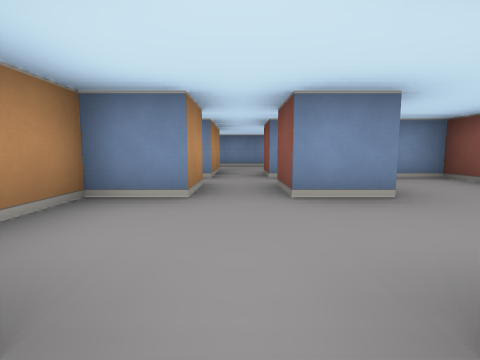
[1] (above)

22 first-person views from a walk through a cub3D maze. The camera is about half as high as the walls, tilts 6° down and sees 85° across. The floor is counted in squares. Each view is taken from the middle of a square. On the plan, view 1 faces up. The plan holds only what a view shows up to about 9 squares ahead; the rest is blank. The place goes on beyond the plan.

[2]
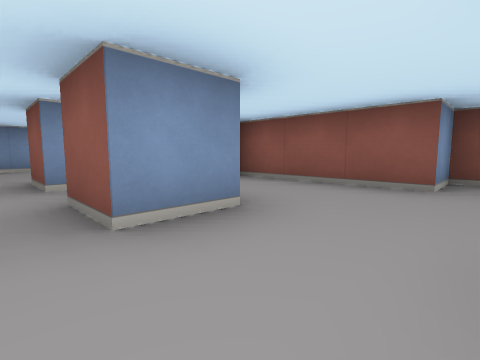

[3]
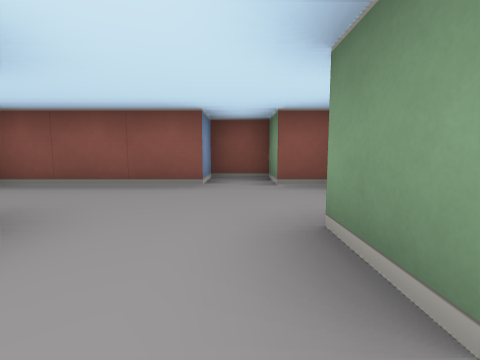

[4]
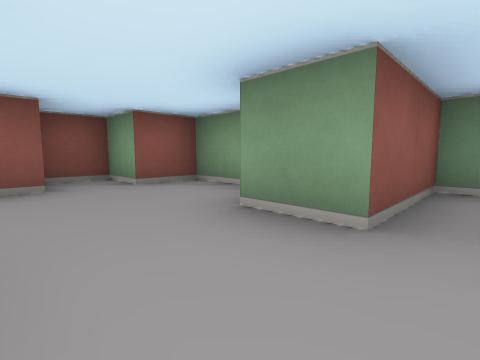

[5]
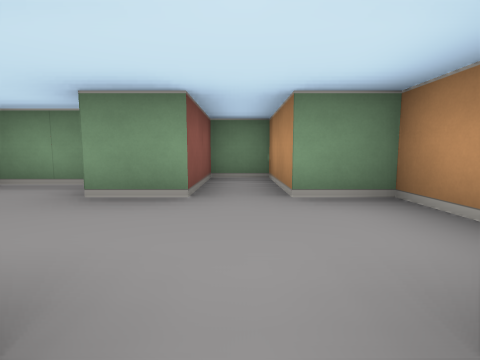

[6]
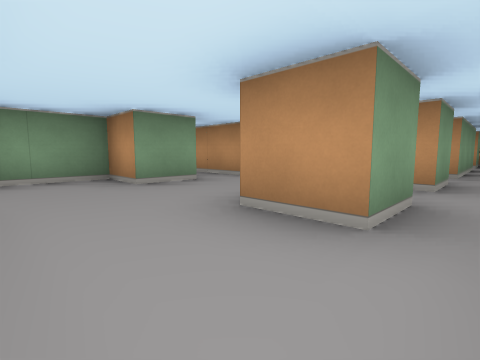

[7]
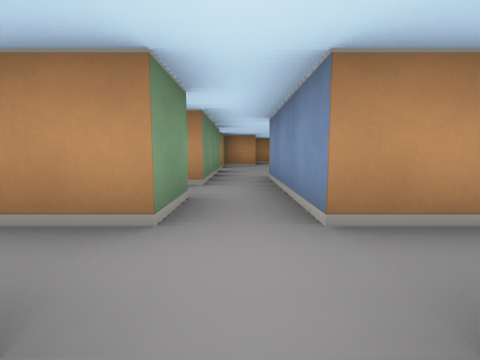

[8]
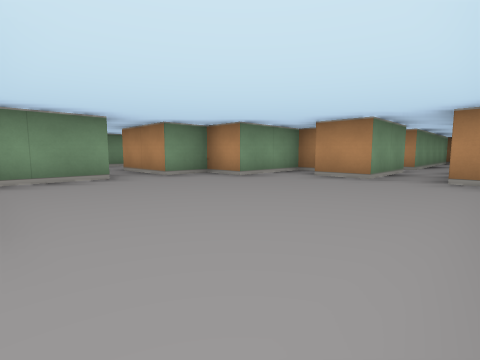

[9]
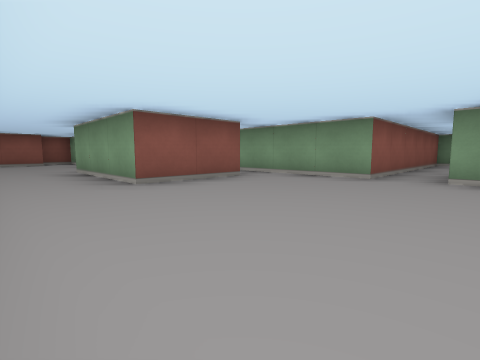

[10]
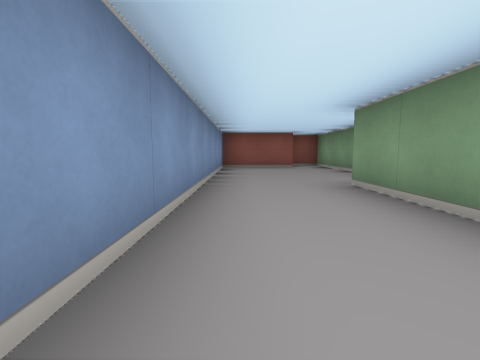

[11]
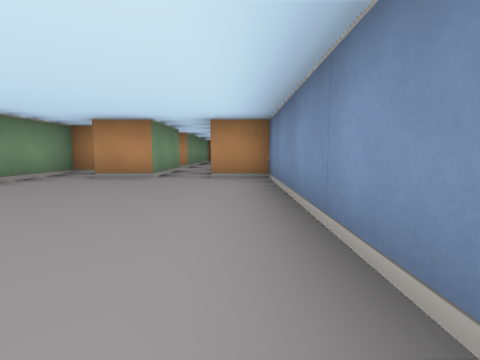

[12]
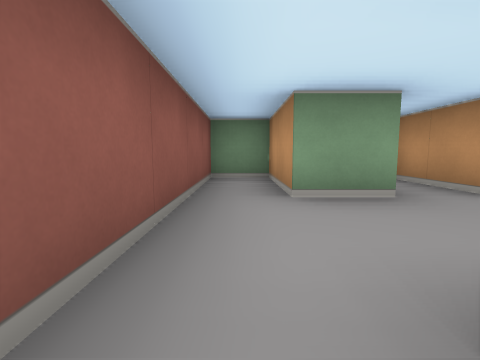

[13]
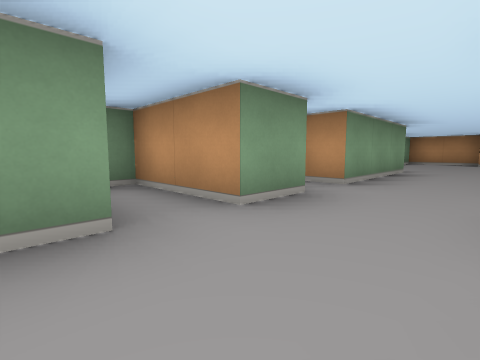

[14]
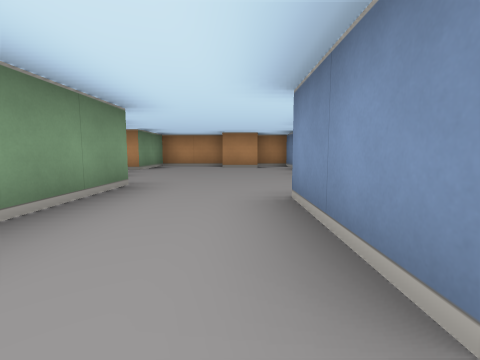

[15]
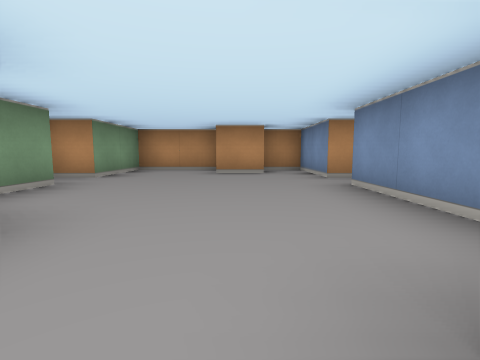

[16]
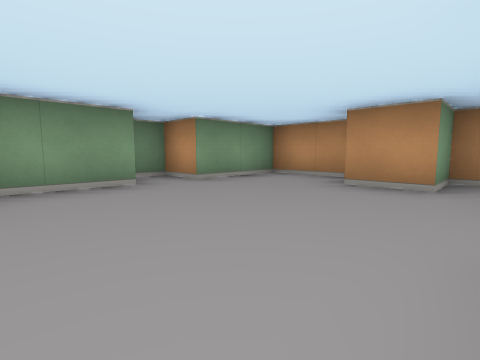

[17]
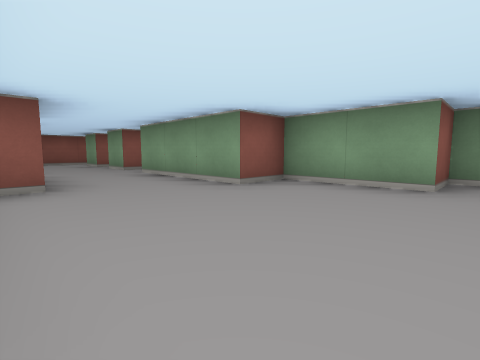

[18]
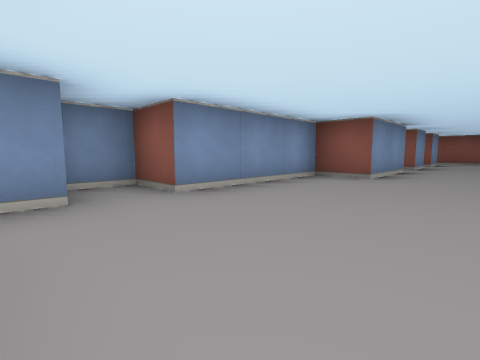

[19]
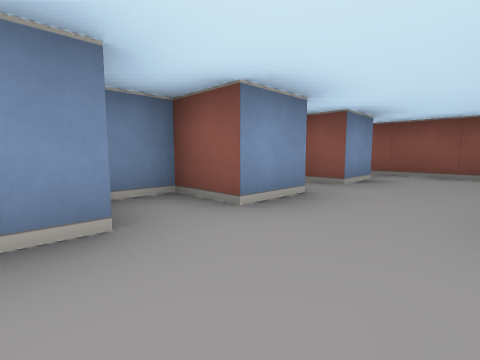

[20]
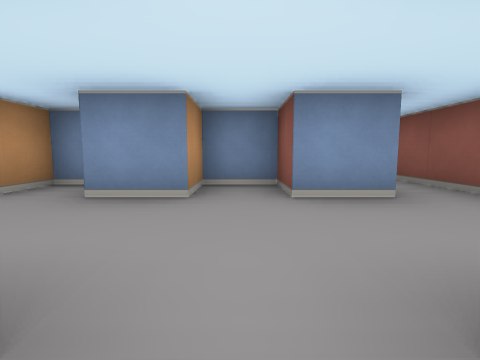

[21]
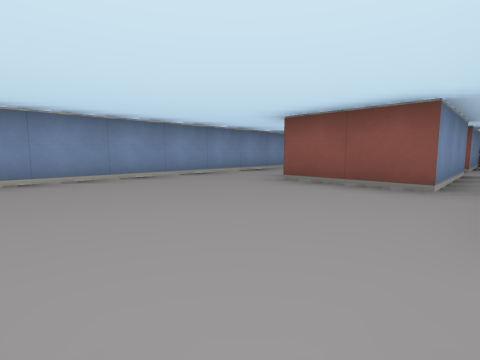

[22]
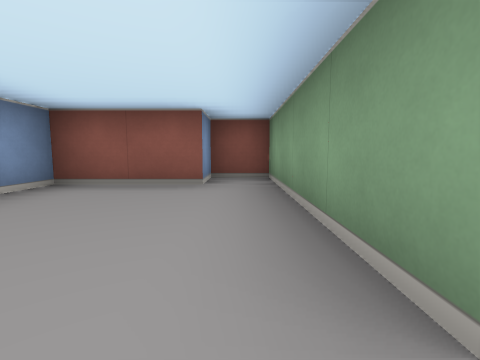

### Floor plan
Ten units are one square. View 1 is at (0, 0); x grows to the right and y downward. Boxes are objects, and circles mark ways between rooms. Rooms are numbered by the first view taken in them; rooms with no view inside come last. Other rooms are left out.
<svg viewBox="-190 -90 240 120">
<path fill="none" stroke="#000" d="M5 -25 5 -35 15 -35 15 -25 5 -25M-5 -45 -25 -45M-16 -35 -5 -35 -5 -25 -15 -25 -15 -5 -5 -5 -5 15 5 15 5 -5 15 -5 15 5 35 5 35 -5 45 -5 45 -15 35 -15 35 -45 5 -45M-25 -45 -35 -45 -35 -65 -5 -65 -5 -45M5 -45 5 -55 45 -55 45 -65 35 -65 35 -85 -85 -85 -85 -75M-85 -65 -85 -55M-55 -15 -55 -35 -25 -35M-95 -50 -95 -45 -75 -45 -75 -35 -65 -35 -65 -15M-76 5 -65 5M-95 5 -85 5 -85 25 -81 25M-65 -15 -75 -15 -75 -25 -85 -25 -85 -15 -95 -15M-165 -25 -185 -25 -185 -15 -175 -15 -175 -5M-155 -35 -164 -35M-185 -5 -185 15 -165 15 -165 25 -155 25 -155 15 -135 15 -135 5 -105 5 -105 11M-95 10 -95 5M-95 -15 -95 -25 -105 -25 -105 -15 -125 -15 -125 -25 -155 -25M-65 5 -65 25 -55 25 -55 -15"/>
<circle cx="-30" cy="-40" r="3" fill="#2a7"/>
<circle cx="0" cy="-50" r="3" fill="#2a7"/>
<circle cx="-60" cy="-25" r="3" fill="#2a7"/>
<circle cx="-90" cy="-5" r="3" fill="#2a7"/>
<circle cx="-70" cy="-5" r="3" fill="#2a7"/>
<text x="10" y="-20">1</text>
<text x="-30" y="-70">2</text>
<text x="-80" y="0">3</text>
<text x="-140" y="0">4</text>
<text x="-60" y="0">5</text>
</svg>
Room 1 opens to room 2. Room 2 opens to room 5. Room 3 opens to room 4. Room 3 opens to room 5.

Where each view was taken, in squares from view 1:
view 1: 0 up, 0 right, facing up
view 2: 1 up, 0 right, facing up-right
view 3: 1 up, 0 right, facing right
view 4: 2 up, 0 right, facing down-right
view 5: 3 up, 0 right, facing down
view 6: 4 up, 3 right, facing down-left
view 7: 4 up, 1 right, facing left
view 8: 8 up, 4 left, facing down-left
view 9: 8 up, 7 left, facing down-right
view 10: 8 up, 4 left, facing right
view 11: 8 up, 4 left, facing left
view 12: 2 up, 6 left, facing down
view 13: 1 up, 7 left, facing down-left
view 14: 1 up, 10 left, facing left
view 15: 1 up, 12 left, facing left
view 16: 2 up, 14 left, facing down-left
view 17: 2 up, 16 left, facing down-right
view 18: 0 up, 17 left, facing up-right
view 19: 0 up, 11 left, facing up-right
view 20: 1 down, 8 left, facing up
view 21: 4 up, 7 left, facing up-right
view 22: 6 up, 0 right, facing right
